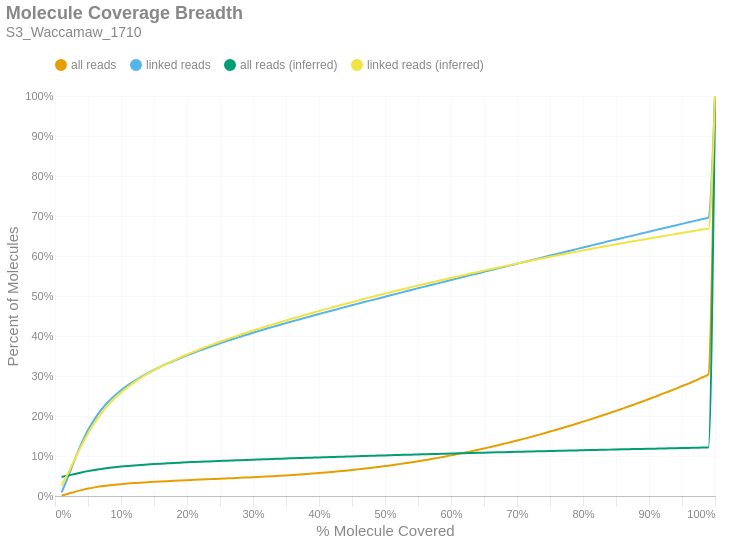

Notebook code cell kept with this figure:
### Markdown cell above
### Molecule Read Coverage
This chart shows molecule coverage breadth as computed by the number of bases aligned to that molecule. In other words, "*how much of each unique long molecule is actually sequenced/aligned?*" Keep in mind there is a distinction between sequences and alignments, since some sequences belonging to a particular molecule may not align well and wouldn't appear in the alignment data. This chart also shows molecule coverage breadth as computed by the *inferred fragment* from which the aligned sequences originate. Unlike read coverage, this calculation takes into account the total insert size, including unsequenced gaps between the forward and reverse reads. Like the previous figures, these are cumulative percents.

### Code cell
if SKIPLR:
    print_html(f"Skipped")
else:
    binned_df = consolidated_hist(valids['coverage_bp'], mask, 0.01, True)
    binned_df_inf = consolidated_hist(valids['coverage_inserts'], mask, 0.01, True)
    binned_df = binned_df.with_columns(pl.lit(binned_df_inf['all reads (cumsum)']).alias('all reads (inferred)'))
    binned_df = binned_df.with_columns(pl.lit(binned_df_inf['linked reads (cumsum)']).alias('linked reads (inferred)'))
    binned_df = binned_df.with_columns(
        (pl.col('bin').cast(pl.Float64) + 0.01).alias('right_edge')
    )

    with SafeRender(binned_df):
        (
            density_plot(binned_df, 'Molecule Coverage Breadth', samplename, 'molcov', ['all reads (inferred)','linked reads (inferred)'])
            .encode(
                #x=alt.X('bin:Q', title="% Molecule Covered").axis(format = '%').scale(padding=0),
                x=alt.X('right_edge:Q', title="% Molecule Covered").axis(format='%').scale(padding=0),
                y=alt.Y('value:Q', title='Percent of Molecules')
                    .axis(format='%')
                    .stack(False)
                    .scale(domainMin=0, padding=0),
                color=alt.Color("key:N").scale(domain = ["all reads", "linked reads", "all reads (inferred)", "linked reads (inferred)"]),
                tooltip = [
                    alt.Tooltip("key:N", title = "Data Type"),
                    alt.Tooltip("range_label:N", title="% Molecule Covered"),
                    alt.Tooltip("value:Q", format = ".2%", title="% Molecules")
                ]
            )
        ).display()

### Figure 1 — Vega-Lite specification as saved in the notebook (floating-point values rounded to 4 significant figures)
{"width": "container", "height": 400, "config": {"title": {"anchor": "start", "dy": -15, "fontSize": 18, "color": "#888888", "subtitleColor": "#888888", "subtitleFontSize": 14}, "arc": {"fill": "#0072B2"}, "axis": {"domainColor": "#888888", "domainWidth": 0.5, "gridWidth": 0.2, "grid": false, "titleFontWeight": 400, "titleFontSize": 15, "labelFontSize": 11, "labelColor": "#888888", "tickColor": "#888888", "tickWidth": 0.2, "titleColor": "#888888"}, "axisBand": {"grid": false}, "axisX": {"grid": true, "tickSize": 10, "domainCap": "round"}, "axisY": {"domain": false, "grid": true, "tickSize": 0, "domainCap": "round"}, "background": "transparent", "header": {"labelFontSize": 15, "labelColor": "#888888", "titleFontSize": 15, "titleFontWeight": 600, "titleColor": "#888888"}, "legend": {"labelFont": "sans-serif", "labelFontSize": 12, "labelColor": "#888888", "symbolSize": 100, "symbolType": "circle", "titleFontSize": 12, "titlePadding": 10, "titleColor": "#888888", "title": null, "orient": "top"}, "range": {"category": ["#E69F00", "#56B4E9", "#009E73", "#F0E442", "#0072B2", "#D55E00", "#CC79A7", "#000000"], "diverging": ["#cfe8f3", "#a2d4ec", "#73bfe2", "#46abdb", "#1696d2", "#12719e"]}, "area": {"fill": "#0072B2", "fillOpacity": 0.7, "line": true, "strokeOpacity": 0.7}, "line": {"color": "#0072B2", "stroke": "#0072B2", "strokeWidth": 2}, "trail": {"color": "#0072B2", "stroke": "#0072B2", "strokeWidth": 0, "size": 1}, "point": {"filled": true, "fillOpacity": 1.0, "size": 95}, "text": {"color": "#888888", "fontSize": 11, "align": "right", "fontWeight": 400, "size": 11}, "bar": {"fill": "#0072B2", "stroke": null}, "view": {"stroke": null, "continuousWidth": 660, "continuousHeight": 400}}, "data": {"name": "data-f42a3eca7a5e60ee537ef5d12db4c97c"}, "mark": {"type": "line", "interpolate": "monotone", "point": {"opacity": 0, "size": 275}}, "encoding": {"color": {"field": "key", "scale": {"domain": ["all reads", "linked reads", "all reads (inferred)", "linked reads (inferred)"]}, "type": "nominal"}, "tooltip": [{"field": "key", "title": "Data Type", "type": "nominal"}, {"field": "range_label", "title": "% Molecule Covered", "type": "nominal"}, {"field": "value", "format": ".2%", "title": "% Molecules", "type": "quantitative"}], "x": {"axis": {"format": "%"}, "field": "right_edge", "scale": {"padding": 0}, "title": "% Molecule Covered", "type": "quantitative"}, "y": {"axis": {"format": "%"}, "field": "value", "scale": {"domainMin": 0, "padding": 0}, "stack": false, "title": "Percent of Molecules", "type": "quantitative"}}, "params": [{"name": "param_c36ac31b6afebe62", "select": {"type": "point", "fields": ["key"]}, "bind": "legend"}], "title": {"text": "Molecule Coverage Breadth", "subtitle": "S3_Waccamaw_1710"}, "transform": [{"fold": ["all reads (cumsum)", "linked reads (cumsum)", "all reads (inferred)", "linked reads (inferred)"]}, {"calculate": "replace(datum.key, ' (cumsum)', '')", "as": "key"}, {"filter": {"param": "param_c36ac31b6afebe62"}}], "usermeta": {"embedOptions": {"downloadFileName": "S3_Waccamaw_1710.molcov"}}, "$schema": "https://vega.github.io/schema/vega-lite/v6.1.0.json", "datasets": {"data-f42a3eca7a5e60ee537ef5d12db4c97c": [{"bin": "0.0", "interval": "0.0-0.01", "all reads": 0.001156, "linked reads": 0.009141, "all reads (cumsum)": 0.001156, "linked reads (cumsum)": 0.009141, "range_label": "0.0-0.01", "all reads (inferred)": 0.04775, "linked reads (inferred)": 0.02586, "right_edge": 0.01}, {"bin": "0.01", "interval": "0.01-0.02", "all reads": 0.004433, "linked reads": 0.03926, "all reads (cumsum)": 0.005589, "linked reads (cumsum)": 0.0484, "range_label": "0.01-0.02", "all reads (inferred)": 0.05127, "linked reads (inferred)": 0.05741, "right_edge": 0.02}, {"bin": "0.02", "interval": "0.02-0.03", "all reads": 0.004792, "linked reads": 0.04306, "all reads (cumsum)": 0.01038, "linked reads (cumsum)": 0.09147, "range_label": "0.02-0.03", "all reads (inferred)": 0.05512, "linked reads (inferred)": 0.09234, "right_edge": 0.03}, {"bin": "0.03", "interval": "0.03-0.04", "all reads": 0.004362, "linked reads": 0.03931, "all reads (cumsum)": 0.01474, "linked reads (cumsum)": 0.1308, "range_label": "0.03-0.04", "all reads (inferred)": 0.05882, "linked reads (inferred)": 0.126, "right_edge": 0.04}, {"bin": "0.04", "interval": "0.04-0.05", "all reads": 0.003768, "linked reads": 0.034, "all reads (cumsum)": 0.01851, "linked reads (cumsum)": 0.1648, "range_label": "0.04-0.05", "all reads (inferred)": 0.06222, "linked reads (inferred)": 0.1564, "right_edge": 0.05}, {"bin": "0.05", "interval": "0.05-0.06", "all reads": 0.003049, "linked reads": 0.02745, "all reads (cumsum)": 0.02156, "linked reads (cumsum)": 0.1922, "range_label": "0.05-0.06", "all reads (inferred)": 0.06521, "linked reads (inferred)": 0.1832, "right_edge": 0.06}, {"bin": "0.06", "interval": "0.06-0.07", "all reads": 0.002566, "linked reads": 0.02308, "all reads (cumsum)": 0.02413, "linked reads (cumsum)": 0.2153, "range_label": "0.06-0.07", "all reads (inferred)": 0.06775, "linked reads (inferred)": 0.2062, "right_edge": 0.07}, {"bin": "0.07", "interval": "0.07-0.08", "all reads": 0.002127, "linked reads": 0.01907, "all reads (cumsum)": 0.02625, "linked reads (cumsum)": 0.2344, "range_label": "0.07-0.08", "all reads (inferred)": 0.06992, "linked reads (inferred)": 0.2258, "right_edge": 0.08}, {"bin": "0.08", "interval": "0.08-0.09", "all reads": 0.001778, "linked reads": 0.01592, "all reads (cumsum)": 0.02803, "linked reads (cumsum)": 0.2503, "range_label": "0.08-0.09", "all reads (inferred)": 0.07182, "linked reads (inferred)": 0.2431, "right_edge": 0.09}, {"bin": "0.09", "interval": "0.09-0.1", "all reads": 0.001566, "linked reads": 0.01398, "all reads (cumsum)": 0.0296, "linked reads (cumsum)": 0.2643, "range_label": "0.09-0.1", "all reads (inferred)": 0.07351, "linked reads (inferred)": 0.2583, "right_edge": 0.1}, {"bin": "0.1", "interval": "0.1-0.11", "all reads": 0.001377, "linked reads": 0.01217, "all reads (cumsum)": 0.03097, "linked reads (cumsum)": 0.2765, "range_label": "0.1-0.11", "all reads (inferred)": 0.07501, "linked reads (inferred)": 0.2718, "right_edge": 0.11}, {"bin": "0.11", "interval": "0.11-0.12", "all reads": 0.001231, "linked reads": 0.0109, "all reads (cumsum)": 0.0322, "linked reads (cumsum)": 0.2874, "range_label": "0.11-0.12", "all reads (inferred)": 0.07636, "linked reads (inferred)": 0.2841, "right_edge": 0.12}, {"bin": "0.12", "interval": "0.12-0.13", "all reads": 0.001146, "linked reads": 0.01013, "all reads (cumsum)": 0.03335, "linked reads (cumsum)": 0.2975, "range_label": "0.12-0.13", "all reads (inferred)": 0.0776, "linked reads (inferred)": 0.2953, "right_edge": 0.13}, {"bin": "0.13", "interval": "0.13-0.14", "all reads": 0.001043, "linked reads": 0.009181, "all reads (cumsum)": 0.03439, "linked reads (cumsum)": 0.3067, "range_label": "0.13-0.14", "all reads (inferred)": 0.07873, "linked reads (inferred)": 0.3053, "right_edge": 0.14}, {"bin": "0.14", "interval": "0.14-0.15", "all reads": 0.0009869, "linked reads": 0.00867, "all reads (cumsum)": 0.03538, "linked reads (cumsum)": 0.3153, "range_label": "0.14-0.15", "all reads (inferred)": 0.07977, "linked reads (inferred)": 0.3147, "right_edge": 0.15}, {"bin": "0.15", "interval": "0.15-0.16", "all reads": 0.0009162, "linked reads": 0.007973, "all reads (cumsum)": 0.0363, "linked reads (cumsum)": 0.3233, "range_label": "0.15-0.16", "all reads (inferred)": 0.08072, "linked reads (inferred)": 0.3232, "right_edge": 0.16}, {"bin": "0.16", "interval": "0.16-0.17", "all reads": 0.0008809, "linked reads": 0.007661, "all reads (cumsum)": 0.03718, "linked reads (cumsum)": 0.331, "range_label": "0.16-0.17", "all reads (inferred)": 0.08161, "linked reads (inferred)": 0.3312, "right_edge": 0.17}, {"bin": "0.17", "interval": "0.17-0.18", "all reads": 0.0008331, "linked reads": 0.007187, "all reads (cumsum)": 0.03801, "linked reads (cumsum)": 0.3381, "range_label": "0.17-0.18", "all reads (inferred)": 0.0825, "linked reads (inferred)": 0.3391, "right_edge": 0.18}, {"bin": "0.18", "interval": "0.18-0.19", "all reads": 0.0008118, "linked reads": 0.006941, "all reads (cumsum)": 0.03882, "linked reads (cumsum)": 0.3451, "range_label": "0.18-0.19", "all reads (inferred)": 0.08331, "linked reads (inferred)": 0.3464, "right_edge": 0.19}, {"bin": "0.19", "interval": "0.19-0.2", "all reads": 0.0007721, "linked reads": 0.006559, "all reads (cumsum)": 0.03959, "linked reads (cumsum)": 0.3516, "range_label": "0.19-0.2", "all reads (inferred)": 0.08413, "linked reads (inferred)": 0.3537, "right_edge": 0.2}, {"bin": "0.2", "interval": "0.2-0.21", "all reads": 0.0007489, "linked reads": 0.006281, "all reads (cumsum)": 0.04034, "linked reads (cumsum)": 0.3579, "range_label": "0.2-0.21", "all reads (inferred)": 0.08489, "linked reads (inferred)": 0.3605, "right_edge": 0.21}, {"bin": "0.21", "interval": "0.21-0.22", "all reads": 0.0007437, "linked reads": 0.006127, "all reads (cumsum)": 0.04109, "linked reads (cumsum)": 0.3641, "range_label": "0.21-0.22", "all reads (inferred)": 0.08564, "linked reads (inferred)": 0.3672, "right_edge": 0.22}, {"bin": "0.22", "interval": "0.22-0.23", "all reads": 0.0007292, "linked reads": 0.005991, "all reads (cumsum)": 0.04182, "linked reads (cumsum)": 0.37, "range_label": "0.22-0.23", "all reads (inferred)": 0.08635, "linked reads (inferred)": 0.3735, "right_edge": 0.23}, {"bin": "0.23", "interval": "0.23-0.24", "all reads": 0.0007227, "linked reads": 0.005845, "all reads (cumsum)": 0.04254, "linked reads (cumsum)": 0.3759, "range_label": "0.23-0.24", "all reads (inferred)": 0.08705, "linked reads (inferred)": 0.3797, "right_edge": 0.24}, {"bin": "0.24", "interval": "0.24-0.25", "all reads": 0.0007286, "linked reads": 0.00578, "all reads (cumsum)": 0.04327, "linked reads (cumsum)": 0.3817, "range_label": "0.24-0.25", "all reads (inferred)": 0.08772, "linked reads (inferred)": 0.3857, "right_edge": 0.25}, {"bin": "0.25", "interval": "0.25-0.26", "all reads": 0.0006962, "linked reads": 0.005421, "all reads (cumsum)": 0.04396, "linked reads (cumsum)": 0.3871, "range_label": "0.25-0.26", "all reads (inferred)": 0.08839, "linked reads (inferred)": 0.3916, "right_edge": 0.26}, {"bin": "0.26", "interval": "0.26-0.27", "all reads": 0.0007017, "linked reads": 0.00534, "all reads (cumsum)": 0.04467, "linked reads (cumsum)": 0.3924, "range_label": "0.26-0.27", "all reads (inferred)": 0.08902, "linked reads (inferred)": 0.3972, "right_edge": 0.27}, {"bin": "0.27", "interval": "0.27-0.28", "all reads": 0.0007298, "linked reads": 0.005339, "all reads (cumsum)": 0.0454, "linked reads (cumsum)": 0.3978, "range_label": "0.27-0.28", "all reads (inferred)": 0.08966, "linked reads (inferred)": 0.4028, "right_edge": 0.28}, {"bin": "0.28", "interval": "0.28-0.29", "all reads": 0.0007637, "linked reads": 0.005313, "all reads (cumsum)": 0.04616, "linked reads (cumsum)": 0.4031, "range_label": "0.28-0.29", "all reads (inferred)": 0.09028, "linked reads (inferred)": 0.4084, "right_edge": 0.29}, {"bin": "0.29", "interval": "0.29-0.3", "all reads": 0.0007701, "linked reads": 0.004906, "all reads (cumsum)": 0.04693, "linked reads (cumsum)": 0.408, "range_label": "0.29-0.3", "all reads (inferred)": 0.09089, "linked reads (inferred)": 0.4137, "right_edge": 0.3}, {"bin": "0.3", "interval": "0.3-0.31", "all reads": 0.0008396, "linked reads": 0.005107, "all reads (cumsum)": 0.04777, "linked reads (cumsum)": 0.4131, "range_label": "0.3-0.31", "all reads (inferred)": 0.09147, "linked reads (inferred)": 0.4189, "right_edge": 0.31}, {"bin": "0.31", "interval": "0.31-0.32", "all reads": 0.0008574, "linked reads": 0.00487, "all reads (cumsum)": 0.04863, "linked reads (cumsum)": 0.418, "range_label": "0.31-0.32", "all reads (inferred)": 0.09205, "linked reads (inferred)": 0.424, "right_edge": 0.32}, {"bin": "0.32", "interval": "0.32-0.33", "all reads": 0.0009061, "linked reads": 0.004774, "all reads (cumsum)": 0.04953, "linked reads (cumsum)": 0.4227, "range_label": "0.32-0.33", "all reads (inferred)": 0.09263, "linked reads (inferred)": 0.429, "right_edge": 0.33}, {"bin": "0.33", "interval": "0.33-0.34", "all reads": 0.0009428, "linked reads": 0.004721, "all reads (cumsum)": 0.05048, "linked reads (cumsum)": 0.4275, "range_label": "0.33-0.34", "all reads (inferred)": 0.09319, "linked reads (inferred)": 0.4339, "right_edge": 0.34}, {"bin": "0.34", "interval": "0.34-0.35", "all reads": 0.0009934, "linked reads": 0.004733, "all reads (cumsum)": 0.05147, "linked reads (cumsum)": 0.4322, "range_label": "0.34-0.35", "all reads (inferred)": 0.09376, "linked reads (inferred)": 0.4389, "right_edge": 0.35}, {"bin": "0.35", "interval": "0.35-0.36", "all reads": 0.00106, "linked reads": 0.004669, "all reads (cumsum)": 0.05253, "linked reads (cumsum)": 0.4369, "range_label": "0.35-0.36", "all reads (inferred)": 0.0943, "linked reads (inferred)": 0.4436, "right_edge": 0.36}, {"bin": "0.36", "interval": "0.36-0.37", "all reads": 0.001092, "linked reads": 0.004463, "all reads (cumsum)": 0.05362, "linked reads (cumsum)": 0.4413, "range_label": "0.36-0.37", "all reads (inferred)": 0.09484, "linked reads (inferred)": 0.4484, "right_edge": 0.37}, {"bin": "0.37", "interval": "0.37-0.38", "all reads": 0.00119, "linked reads": 0.004652, "all reads (cumsum)": 0.05481, "linked reads (cumsum)": 0.446, "range_label": "0.37-0.38", "all reads (inferred)": 0.09539, "linked reads (inferred)": 0.4532, "right_edge": 0.38}, {"bin": "0.38", "interval": "0.38-0.39", "all reads": 0.001231, "linked reads": 0.004599, "all reads (cumsum)": 0.05604, "linked reads (cumsum)": 0.4506, "range_label": "0.38-0.39", "all reads (inferred)": 0.09593, "linked reads (inferred)": 0.4579, "right_edge": 0.39}, {"bin": "0.39", "interval": "0.39-0.4", "all reads": 0.001348, "linked reads": 0.004586, "all reads (cumsum)": 0.05739, "linked reads (cumsum)": 0.4552, "range_label": "0.39-0.4", "all reads (inferred)": 0.09647, "linked reads (inferred)": 0.4626, "right_edge": 0.4}, {"bin": "0.4", "interval": "0.4-0.41", "all reads": 0.001326, "linked reads": 0.004308, "all reads (cumsum)": 0.05872, "linked reads (cumsum)": 0.4595, "range_label": "0.4-0.41", "all reads (inferred)": 0.09699, "linked reads (inferred)": 0.4671, "right_edge": 0.41}, {"bin": "0.41", "interval": "0.41-0.42", "all reads": 0.001465, "linked reads": 0.004348, "all reads (cumsum)": 0.06018, "linked reads (cumsum)": 0.4638, "range_label": "0.41-0.42", "all reads (inferred)": 0.0975, "linked reads (inferred)": 0.4716, "right_edge": 0.42}, {"bin": "0.42", "interval": "0.42-0.43", "all reads": 0.00151, "linked reads": 0.004401, "all reads (cumsum)": 0.06169, "linked reads (cumsum)": 0.4682, "range_label": "0.42-0.43", "all reads (inferred)": 0.09802, "linked reads (inferred)": 0.476, "right_edge": 0.43}, {"bin": "0.43", "interval": "0.43-0.44", "all reads": 0.001593, "linked reads": 0.004311, "all reads (cumsum)": 0.06328, "linked reads (cumsum)": 0.4725, "range_label": "0.43-0.44", "all reads (inferred)": 0.09851, "linked reads (inferred)": 0.4803, "right_edge": 0.44}, {"bin": "0.44", "interval": "0.44-0.45", "all reads": 0.001708, "linked reads": 0.004407, "all reads (cumsum)": 0.06499, "linked reads (cumsum)": 0.4769, "range_label": "0.44-0.45", "all reads (inferred)": 0.09902, "linked reads (inferred)": 0.4846, "right_edge": 0.45}, {"bin": "0.45", "interval": "0.45-0.46", "all reads": 0.00177, "linked reads": 0.004268, "all reads (cumsum)": 0.06676, "linked reads (cumsum)": 0.4812, "range_label": "0.45-0.46", "all reads (inferred)": 0.09953, "linked reads (inferred)": 0.489, "right_edge": 0.46}, {"bin": "0.46", "interval": "0.46-0.47", "all reads": 0.001843, "linked reads": 0.004286, "all reads (cumsum)": 0.0686, "linked reads (cumsum)": 0.4855, "range_label": "0.46-0.47", "all reads (inferred)": 0.1, "linked reads (inferred)": 0.4934, "right_edge": 0.47}, {"bin": "0.47", "interval": "0.47-0.48", "all reads": 0.001952, "linked reads": 0.004211, "all reads (cumsum)": 0.07056, "linked reads (cumsum)": 0.4897, "range_label": "0.47-0.48", "all reads (inferred)": 0.1005, "linked reads (inferred)": 0.4975, "right_edge": 0.48}, {"bin": "0.48", "interval": "0.48-0.49", "all reads": 0.001972, "linked reads": 0.004255, "all reads (cumsum)": 0.07253, "linked reads (cumsum)": 0.494, "range_label": "0.48-0.49", "all reads (inferred)": 0.101, "linked reads (inferred)": 0.5017, "right_edge": 0.49}, {"bin": "0.49", "interval": "0.49-0.5", "all reads": 0.002268, "linked reads": 0.004381, "all reads (cumsum)": 0.0748, "linked reads (cumsum)": 0.4983, "range_label": "0.49-0.5", "all reads (inferred)": 0.1015, "linked reads (inferred)": 0.5059, "right_edge": 0.5}, {"bin": "0.5", "interval": "0.5-0.51", "all reads": 0.002044, "linked reads": 0.004055, "all reads (cumsum)": 0.07684, "linked reads (cumsum)": 0.5024, "range_label": "0.5-0.51", "all reads (inferred)": 0.102, "linked reads (inferred)": 0.51, "right_edge": 0.51}, {"bin": "0.51", "interval": "0.51-0.52", "all reads": 0.002412, "linked reads": 0.004219, "all reads (cumsum)": 0.07925, "linked reads (cumsum)": 0.5066, "range_label": "0.51-0.52", "all reads (inferred)": 0.1025, "linked reads (inferred)": 0.5142, "right_edge": 0.52}, {"bin": "0.52", "interval": "0.52-0.53", "all reads": 0.002451, "linked reads": 0.00432, "all reads (cumsum)": 0.0817, "linked reads (cumsum)": 0.5109, "range_label": "0.52-0.53", "all reads (inferred)": 0.1029, "linked reads (inferred)": 0.5182, "right_edge": 0.53}, {"bin": "0.53", "interval": "0.53-0.54", "all reads": 0.002576, "linked reads": 0.004283, "all reads (cumsum)": 0.08428, "linked reads (cumsum)": 0.5152, "range_label": "0.53-0.54", "all reads (inferred)": 0.1034, "linked reads (inferred)": 0.5221, "right_edge": 0.54}, {"bin": "0.54", "interval": "0.54-0.55", "all reads": 0.002559, "linked reads": 0.004161, "all reads (cumsum)": 0.08684, "linked reads (cumsum)": 0.5194, "range_label": "0.54-0.55", "all reads (inferred)": 0.1039, "linked reads (inferred)": 0.5261, "right_edge": 0.55}, {"bin": "0.55", "interval": "0.55-0.56", "all reads": 0.002729, "linked reads": 0.004111, "all reads (cumsum)": 0.08957, "linked reads (cumsum)": 0.5235, "range_label": "0.55-0.56", "all reads (inferred)": 0.1043, "linked reads (inferred)": 0.53, "right_edge": 0.56}, {"bin": "0.56", "interval": "0.56-0.57", "all reads": 0.002834, "linked reads": 0.004141, "all reads (cumsum)": 0.0924, "linked reads (cumsum)": 0.5276, "range_label": "0.56-0.57", "all reads (inferred)": 0.1048, "linked reads (inferred)": 0.5339, "right_edge": 0.57}, {"bin": "0.57", "interval": "0.57-0.58", "all reads": 0.002878, "linked reads": 0.003997, "all reads (cumsum)": 0.09528, "linked reads (cumsum)": 0.5316, "range_label": "0.57-0.58", "all reads (inferred)": 0.1052, "linked reads (inferred)": 0.5376, "right_edge": 0.58}, {"bin": "0.58", "interval": "0.58-0.59", "all reads": 0.003066, "linked reads": 0.004203, "all reads (cumsum)": 0.09835, "linked reads (cumsum)": 0.5358, "range_label": "0.58-0.59", "all reads (inferred)": 0.1057, "linked reads (inferred)": 0.5414, "right_edge": 0.59}, {"bin": "0.59", "interval": "0.59-0.6", "all reads": 0.003198, "linked reads": 0.004141, "all reads (cumsum)": 0.1015, "linked reads (cumsum)": 0.54, "range_label": "0.59-0.6", "all reads (inferred)": 0.1061, "linked reads (inferred)": 0.5452, "right_edge": 0.6}, {"bin": "0.6", "interval": "0.6-0.61", "all reads": 0.003168, "linked reads": 0.004066, "all reads (cumsum)": 0.1047, "linked reads (cumsum)": 0.544, "range_label": "0.6-0.61", "all reads (inferred)": 0.1066, "linked reads (inferred)": 0.5489, "right_edge": 0.61}, {"bin": "0.61", "interval": "0.61-0.62", "all reads": 0.003399, "linked reads": 0.004151, "all reads (cumsum)": 0.1081, "linked reads (cumsum)": 0.5482, "range_label": "0.61-0.62", "all reads (inferred)": 0.107, "linked reads (inferred)": 0.5525, "right_edge": 0.62}, {"bin": "0.62", "interval": "0.62-0.63", "all reads": 0.003445, "linked reads": 0.004083, "all reads (cumsum)": 0.1116, "linked reads (cumsum)": 0.5523, "range_label": "0.62-0.63", "all reads (inferred)": 0.1074, "linked reads (inferred)": 0.5561, "right_edge": 0.63}, {"bin": "0.63", "interval": "0.63-0.64", "all reads": 0.00358, "linked reads": 0.004146, "all reads (cumsum)": 0.1151, "linked reads (cumsum)": 0.5564, "range_label": "0.63-0.64", "all reads (inferred)": 0.1079, "linked reads (inferred)": 0.5597, "right_edge": 0.64}, {"bin": "0.64", "interval": "0.64-0.65", "all reads": 0.00361, "linked reads": 0.00405, "all reads (cumsum)": 0.1187, "linked reads (cumsum)": 0.5605, "range_label": "0.64-0.65", "all reads (inferred)": 0.1083, "linked reads (inferred)": 0.5634, "right_edge": 0.65}, {"bin": "0.65", "interval": "0.65-0.66", "all reads": 0.003915, "linked reads": 0.004011, "all reads (cumsum)": 0.1227, "linked reads (cumsum)": 0.5645, "range_label": "0.65-0.66", "all reads (inferred)": 0.1087, "linked reads (inferred)": 0.567, "right_edge": 0.66}, {"bin": "0.66", "interval": "0.66-0.67", "all reads": 0.003773, "linked reads": 0.004119, "all reads (cumsum)": 0.1264, "linked reads (cumsum)": 0.5686, "range_label": "0.66-0.67", "all reads (inferred)": 0.1092, "linked reads (inferred)": 0.5705, "right_edge": 0.67}, {"bin": "0.67", "interval": "0.67-0.68", "all reads": 0.003997, "linked reads": 0.00395, "all reads (cumsum)": 0.1304, "linked reads (cumsum)": 0.5726, "range_label": "0.67-0.68", "all reads (inferred)": 0.1096, "linked reads (inferred)": 0.574, "right_edge": 0.68}, {"bin": "0.68", "interval": "0.68-0.69", "all reads": 0.004022, "linked reads": 0.004016, "all reads (cumsum)": 0.1345, "linked reads (cumsum)": 0.5766, "range_label": "0.68-0.69", "all reads (inferred)": 0.11, "linked reads (inferred)": 0.5775, "right_edge": 0.69}, {"bin": "0.69", "interval": "0.69-0.7", "all reads": 0.004214, "linked reads": 0.004097, "all reads (cumsum)": 0.1387, "linked reads (cumsum)": 0.5807, "range_label": "0.69-0.7", "all reads (inferred)": 0.1104, "linked reads (inferred)": 0.581, "right_edge": 0.7}, {"bin": "0.7", "interval": "0.7-0.71", "all reads": 0.004221, "linked reads": 0.00407, "all reads (cumsum)": 0.1429, "linked reads (cumsum)": 0.5847, "range_label": "0.7-0.71", "all reads (inferred)": 0.1109, "linked reads (inferred)": 0.5845, "right_edge": 0.71}, {"bin": "0.71", "interval": "0.71-0.72", "all reads": 0.00433, "linked reads": 0.003961, "all reads (cumsum)": 0.1472, "linked reads (cumsum)": 0.5887, "range_label": "0.71-0.72", "all reads (inferred)": 0.1113, "linked reads (inferred)": 0.5879, "right_edge": 0.72}, {"bin": "0.72", "interval": "0.72-0.73", "all reads": 0.004464, "linked reads": 0.004015, "all reads (cumsum)": 0.1517, "linked reads (cumsum)": 0.5927, "range_label": "0.72-0.73", "all reads (inferred)": 0.1117, "linked reads (inferred)": 0.5913, "right_edge": 0.73}, {"bin": "0.73", "interval": "0.73-0.74", "all reads": 0.004525, "linked reads": 0.004172, "all reads (cumsum)": 0.1562, "linked reads (cumsum)": 0.5969, "range_label": "0.73-0.74", "all reads (inferred)": 0.1121, "linked reads (inferred)": 0.5947, "right_edge": 0.74}, {"bin": "0.74", "interval": "0.74-0.75", "all reads": 0.004849, "linked reads": 0.004159, "all reads (cumsum)": 0.1611, "linked reads (cumsum)": 0.601, "range_label": "0.74-0.75", "all reads (inferred)": 0.1125, "linked reads (inferred)": 0.5981, "right_edge": 0.75}, {"bin": "0.75", "interval": "0.75-0.76", "all reads": 0.00461, "linked reads": 0.003956, "all reads (cumsum)": 0.1657, "linked reads (cumsum)": 0.605, "range_label": "0.75-0.76", "all reads (inferred)": 0.1129, "linked reads (inferred)": 0.6012, "right_edge": 0.76}, {"bin": "0.76", "interval": "0.76-0.77", "all reads": 0.004851, "linked reads": 0.003992, "all reads (cumsum)": 0.1705, "linked reads (cumsum)": 0.609, "range_label": "0.76-0.77", "all reads (inferred)": 0.1133, "linked reads (inferred)": 0.6044, "right_edge": 0.77}, {"bin": "0.77", "interval": "0.77-0.78", "all reads": 0.00494, "linked reads": 0.004118, "all reads (cumsum)": 0.1755, "linked reads (cumsum)": 0.6131, "range_label": "0.77-0.78", "all reads (inferred)": 0.1136, "linked reads (inferred)": 0.6075, "right_edge": 0.78}, {"bin": "0.78", "interval": "0.78-0.79", "all reads": 0.005071, "linked reads": 0.004019, "all reads (cumsum)": 0.1805, "linked reads (cumsum)": 0.6171, "range_label": "0.78-0.79", "all reads (inferred)": 0.114, "linked reads (inferred)": 0.6108, "right_edge": 0.79}, {"bin": "0.79", "interval": "0.79-0.8", "all reads": 0.005365, "linked reads": 0.004109, "all reads (cumsum)": 0.1859, "linked reads (cumsum)": 0.6212, "range_label": "0.79-0.8", "all reads (inferred)": 0.1144, "linked reads (inferred)": 0.614, "right_edge": 0.8}, {"bin": "0.8", "interval": "0.8-0.81", "all reads": 0.005076, "linked reads": 0.003986, "all reads (cumsum)": 0.191, "linked reads (cumsum)": 0.6252, "range_label": "0.8-0.81", "all reads (inferred)": 0.1148, "linked reads (inferred)": 0.6171, "right_edge": 0.81}, {"bin": "0.81", "interval": "0.81-0.82", "all reads": 0.00531, "linked reads": 0.004183, "all reads (cumsum)": 0.1963, "linked reads (cumsum)": 0.6294, "range_label": "0.81-0.82", "all reads (inferred)": 0.1152, "linked reads (inferred)": 0.6203, "right_edge": 0.82}, {"bin": "0.82", "interval": "0.82-0.83", "all reads": 0.005442, "linked reads": 0.003879, "all reads (cumsum)": 0.2017, "linked reads (cumsum)": 0.6333, "range_label": "0.82-0.83", "all reads (inferred)": 0.1156, "linked reads (inferred)": 0.6233, "right_edge": 0.83}, {"bin": "0.83", "interval": "0.83-0.84", "all reads": 0.005555, "linked reads": 0.004197, "all reads (cumsum)": 0.2073, "linked reads (cumsum)": 0.6375, "range_label": "0.83-0.84", "all reads (inferred)": 0.1159, "linked reads (inferred)": 0.6264, "right_edge": 0.84}, {"bin": "0.84", "interval": "0.84-0.85", "all reads": 0.005529, "linked reads": 0.003789, "all reads (cumsum)": 0.2128, "linked reads (cumsum)": 0.6413, "range_label": "0.84-0.85", "all reads (inferred)": 0.1163, "linked reads (inferred)": 0.6294, "right_edge": 0.85}, {"bin": "0.85", "interval": "0.85-0.86", "all reads": 0.005724, "linked reads": 0.003913, "all reads (cumsum)": 0.2185, "linked reads (cumsum)": 0.6452, "range_label": "0.85-0.86", "all reads (inferred)": 0.1167, "linked reads (inferred)": 0.6323, "right_edge": 0.86}, {"bin": "0.86", "interval": "0.86-0.87", "all reads": 0.005752, "linked reads": 0.003916, "all reads (cumsum)": 0.2243, "linked reads (cumsum)": 0.6491, "range_label": "0.86-0.87", "all reads (inferred)": 0.117, "linked reads (inferred)": 0.6351, "right_edge": 0.87}, {"bin": "0.87", "interval": "0.87-0.88", "all reads": 0.006023, "linked reads": 0.00376, "all reads (cumsum)": 0.2303, "linked reads (cumsum)": 0.6529, "range_label": "0.87-0.88", "all reads (inferred)": 0.1174, "linked reads (inferred)": 0.6379, "right_edge": 0.88}, {"bin": "0.88", "interval": "0.88-0.89", "all reads": 0.006004, "linked reads": 0.004001, "all reads (cumsum)": 0.2363, "linked reads (cumsum)": 0.6569, "range_label": "0.88-0.89", "all reads (inferred)": 0.1177, "linked reads (inferred)": 0.6406, "right_edge": 0.89}, {"bin": "0.89", "interval": "0.89-0.9", "all reads": 0.00621, "linked reads": 0.003975, "all reads (cumsum)": 0.2425, "linked reads (cumsum)": 0.6608, "range_label": "0.89-0.9", "all reads (inferred)": 0.118, "linked reads (inferred)": 0.6436, "right_edge": 0.9}, {"bin": "0.9", "interval": "0.9-0.91", "all reads": 0.005869, "linked reads": 0.003865, "all reads (cumsum)": 0.2484, "linked reads (cumsum)": 0.6647, "range_label": "0.9-0.91", "all reads (inferred)": 0.1184, "linked reads (inferred)": 0.6465, "right_edge": 0.91}, {"bin": "0.91", "interval": "0.91-0.92", "all reads": 0.00677, "linked reads": 0.003849, "all reads (cumsum)": 0.2552, "linked reads (cumsum)": 0.6685, "range_label": "0.91-0.92", "all reads (inferred)": 0.1188, "linked reads (inferred)": 0.6494, "right_edge": 0.92}, {"bin": "0.92", "interval": "0.92-0.93", "all reads": 0.005965, "linked reads": 0.00405, "all reads (cumsum)": 0.2611, "linked reads (cumsum)": 0.6726, "range_label": "0.92-0.93", "all reads (inferred)": 0.1191, "linked reads (inferred)": 0.6522, "right_edge": 0.93}, {"bin": "0.93", "interval": "0.93-0.94", "all reads": 0.006556, "linked reads": 0.00387, "all reads (cumsum)": 0.2677, "linked reads (cumsum)": 0.6765, "range_label": "0.93-0.94", "all reads (inferred)": 0.1195, "linked reads (inferred)": 0.6549, "right_edge": 0.94}, {"bin": "0.94", "interval": "0.94-0.95", "all reads": 0.00724, "linked reads": 0.003886, "all reads (cumsum)": 0.2749, "linked reads (cumsum)": 0.6804, "range_label": "0.94-0.95", "all reads (inferred)": 0.1198, "linked reads (inferred)": 0.6577, "right_edge": 0.95}, {"bin": "0.95", "interval": "0.95-0.96", "all reads": 0.006194, "linked reads": 0.004008, "all reads (cumsum)": 0.2811, "linked reads (cumsum)": 0.6844, "range_label": "0.95-0.96", "all reads (inferred)": 0.1202, "linked reads (inferred)": 0.6604, "right_edge": 0.96}, {"bin": "0.96", "interval": "0.96-0.97", "all reads": 0.007208, "linked reads": 0.003785, "all reads (cumsum)": 0.2883, "linked reads (cumsum)": 0.6881, "range_label": "0.96-0.97", "all reads (inferred)": 0.1206, "linked reads (inferred)": 0.6632, "right_edge": 0.97}, {"bin": "0.97", "interval": "0.97-0.98", "all reads": 0.007893, "linked reads": 0.003849, "all reads (cumsum)": 0.2962, "linked reads (cumsum)": 0.692, "range_label": "0.97-0.98", "all reads (inferred)": 0.121, "linked reads (inferred)": 0.6661, "right_edge": 0.98}, {"bin": "0.98", "interval": "0.98-0.99", "all reads": 0.00733, "linked reads": 0.003994, "all reads (cumsum)": 0.3035, "linked reads (cumsum)": 0.696, "range_label": "0.98-0.99", "all reads (inferred)": 0.1214, "linked reads (inferred)": 0.6678, "right_edge": 0.99}, {"bin": "0.99", "interval": "0.99-1.0", "all reads": 0.6965, "linked reads": 0.304, "all reads (cumsum)": 1.0, "linked reads (cumsum)": 1.0, "range_label": "0.99-1.0", "all reads (inferred)": 1.0, "linked reads (inferred)": 1.0, "right_edge": 1.0}]}}
